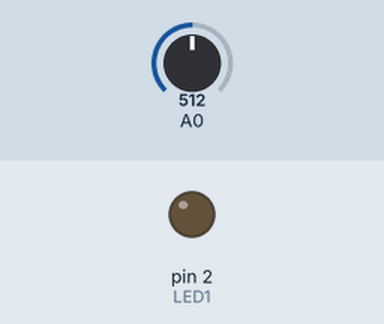
Bench run of a sketch on a simulated Arduino Uno, built with avr-gcc and run on an emulated ATmega328P. Parts: output pins drawn as LEDs (lit = HIGH). Inputs (shaded band) come from the test bench; at power-on: A0 = 512.

Above: at 1.2 s.
1.3 s: A0 set to 489
At 2.1 s:
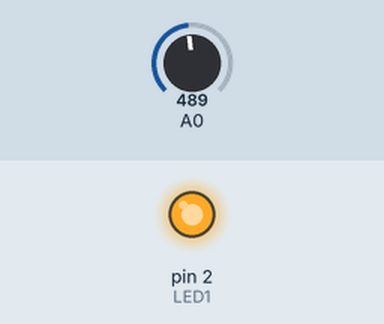
2.8 s: A0 set to 510
At 3.2 s:
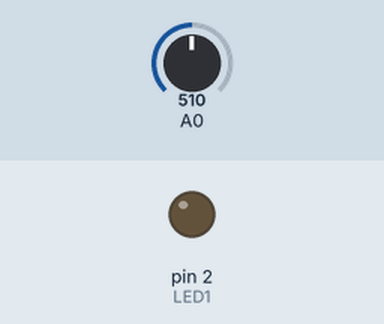
4.3 s: A0 set to 490
At 5.6 s:
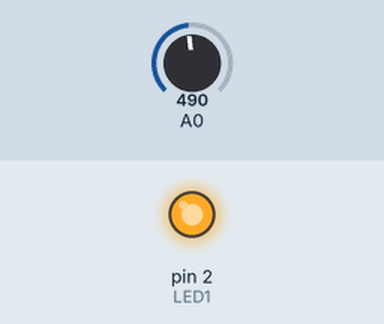
Timing chart, 0 to 7.3 s (numbered marks = the images above; inputs shaded):
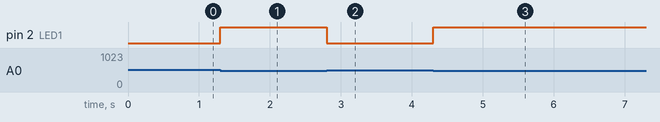

The sketch:

Unit_6_Lab_Program_1_1.ino
```cpp
/*  Title: Unit 6 Program #1.1
 *  Purpose: Use logical operators with analog inputs
 *  Author: Andy Davis
 *  Date: 4/21/2021
 *  LED1 connected to D2
 *  VR1 connected to A0
 */

int analogValue;
const int LED1 = 2;

void setup() {
  pinMode(LED1,OUTPUT);
}

void loop() {
  analogValue = analogRead(A0); // Variable Resistor (VR1)
  if (analogValue < 500){
    digitalWrite(LED1, HIGH);
  }
  else{
    digitalWrite(LED1, LOW);
  }
}
```

Measured:
- the behaviour switches between 500 and 499 on A0 (found by bisection; images 0 and 1)
- after the input at 1.3 s, pin 2 (LED1): LOW → HIGH at once
- after the input at 2.8 s, pin 2 (LED1): HIGH → LOW at once
- after the input at 4.3 s, pin 2 (LED1): LOW → HIGH at once
